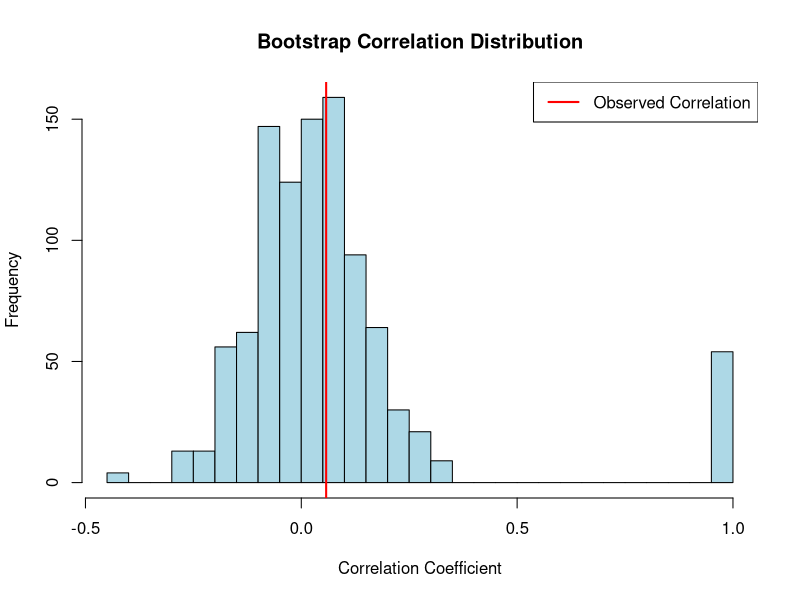

R code for this plot:
rm(list=ls())
set.seed(1988)

##############
############## GENERATE DATA
##############

data <- as.data.frame(matrix(rnorm(1000), nrow = 50, ncol = 20))

# Specify the two variables to test correlation
var1 <- 1  # Index of the first variable
var2 <- 2  # Index of the second variable

# Compute the observed correlation
observed_correlation <- cor(data[[var1]], data[[var2]])

##############
############## RUN BOOTSTRAP
##############

# Column-sampling bootstrap parameters
n_bootstrap <- 1000  # Number of bootstrap iterations
n_columns <- ncol(data)  # Total number of columns in the dataset
bootstrap_correlations <- numeric(n_bootstrap)

for (i in 1:n_bootstrap) {
  resampled_columns <- sample(1:n_columns, size = n_columns, replace = TRUE)
  resampled_data <- data[, resampled_columns]
  bootstrap_correlations[i] <- cor(resampled_data[[1]], resampled_data[[2]])
}

# Test the significance of the observed correlation
p_value <- mean(abs(bootstrap_correlations) >= abs(observed_correlation))

##############
############## PRINT RESULTS
##############

cat("Observed Correlation:", observed_correlation, "\n")
cat("P-value:", p_value, "\n")

# Plot the bootstrap distribution
hist(bootstrap_correlations, breaks = 30, main = "Bootstrap Correlation Distribution", 
     xlab = "Correlation Coefficient", col = "lightblue")
abline(v = observed_correlation, col = "red", lwd = 2)
legend("topright", legend = c("Observed Correlation"), col = c("red"), lwd = 2)